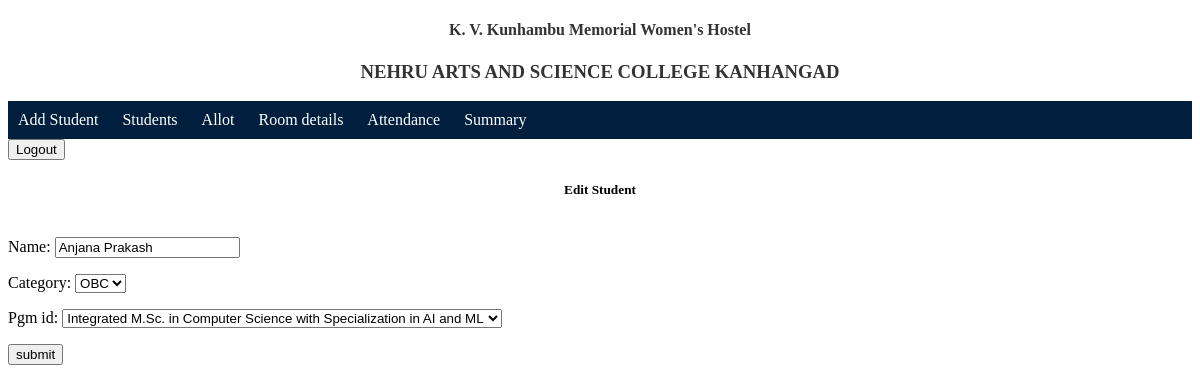
Page /edit_student/5/ (signed in) on the earlier database version.
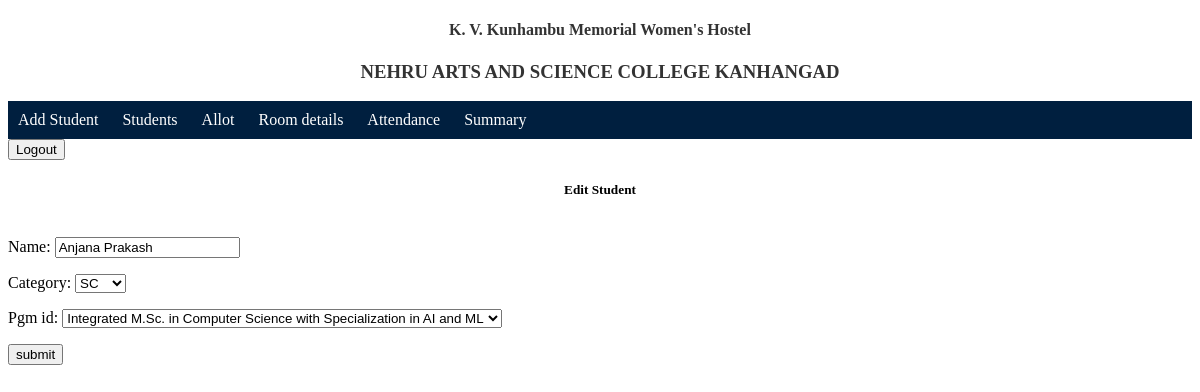
Same page on the later database version.
### hostel/models.py (models this page shows, shortened)
class Student(models.Model):
    name = models.CharField(max_length=50, unique=True)
    category = models.CharField(max_length=20)
    pgm_id = models.ForeignKey(Programme,on_delete=models.CASCADE)

### hostel/views.py (the view)
# urls.py: path('edit_student/<int:student_id>/',views.edit_student,name='edit_student'),
@login_required()
def edit_student(request,student_id):
    student = Student.objects.get(id=student_id)
    form = StudentForm(instance=student)
    if request.method == "POST":
        form = StudentForm(request.POST,instance=student)
        if form.is_valid():
            form.save()
            return redirect('view_student')
    return render(request,'hostel/edit.html',{'form':form})

### hostel/forms.py
class StudentForm(forms.ModelForm):
    class Meta:
        model = Student
        fields = '__all__'
    def __init__(self, *args, **kwargs):
        super().__init__(*args,**kwargs)
        self.fields['category'].widget = forms.Select(choices=self.category_choices())
    def category_choices(self):
        choices = [
            ('OBC', 'OBC'),
            ('SC', 'SC'),
            ('ST', 'ST'),
            ('OEC', 'OEC'),
            ('GENERAL','GEN')
        ]
        return choices

### hostel/models.py (called while the page is built)
    def __str__(self):
        return self.pgm_name

### hostel/templates/hostel/edit.html (shortened to what this page needs)
{% extends 'base.html' %}
{% block content %}
<h5>Edit Student</h5>
<div class="student">
    <form method="post">
        {{ form.as_p }}
        <div class="submit-input">
            <input type="submit" value="submit">
        </div>
    </form>
</div>
{% endblock %}

Differences in the rows shown:
changed Student "Anjana Prakash": category "OBC" → "SC"
